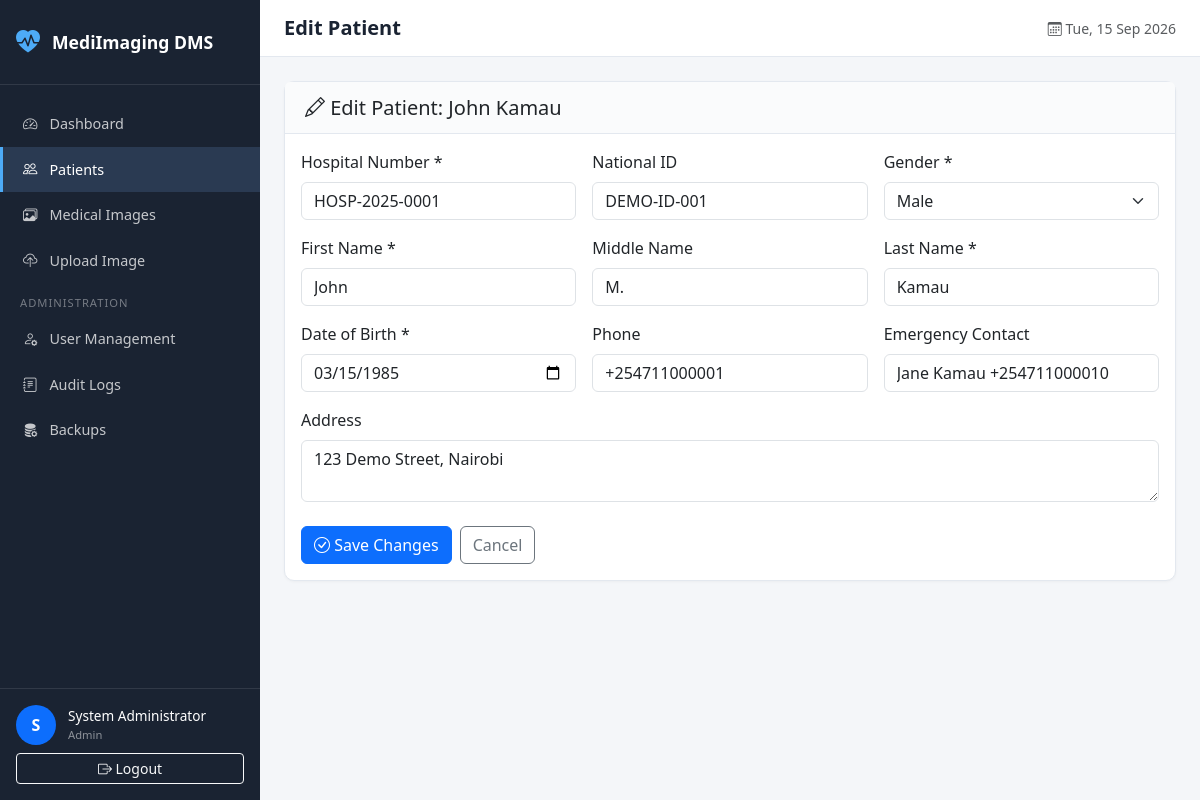
/index.php?page=patients&action=edit&id=1 (signed in), run on the app's committed database.
### tables this page shows
CREATE TABLE `users` (
  `user_id` INT UNSIGNED NOT NULL AUTO_INCREMENT,
  `full_name` VARCHAR(150) NOT NULL,
  `username` VARCHAR(50) NOT NULL,
  `email` VARCHAR(150) NOT NULL,
  `phone` VARCHAR(20) DEFAULT NULL,
  `password_hash` VARCHAR(255) NOT NULL,
  `role_id` INT UNSIGNED NOT NULL,
  `account_status` ENUM('active','disabled','locked') NOT NULL DEFAULT 'active',
  `failed_login_attempts` TINYINT UNSIGNED NOT NULL DEFAULT 0,
  `last_login` DATETIME DEFAULT NULL,
  `created_at` TIMESTAMP NOT NULL DEFAULT CURRENT_TIMESTAMP,
  `updated_at` TIMESTAMP NOT NULL DEFAULT CURRENT_TIMESTAMP ON UPDATE CURRENT_TIMESTAMP,
  PRIMARY KEY (`user_id`),
  UNIQUE KEY `uk_username` (`username`),
  UNIQUE KEY `uk_email` (`email`),
  KEY `idx_role_id` (`role_id`),
  KEY `idx_account_status` (`account_status`),
  CONSTRAINT `fk_users_role` FOREIGN KEY (`role_id`) 
    REFERENCES `roles` (`role_id`) ON UPDATE CASCADE ON DELETE RESTRICT
);

CREATE TABLE `patients` (
  `patient_id` INT UNSIGNED NOT NULL AUTO_INCREMENT,
  `hospital_number` VARCHAR(30) NOT NULL,
  `first_name` VARCHAR(80) NOT NULL,
  `middle_name` VARCHAR(80) DEFAULT NULL,
  `last_name` VARCHAR(80) NOT NULL,
  `date_of_birth` DATE NOT NULL,
  `gender` ENUM('Male','Female','Other') NOT NULL,
  `national_id` VARCHAR(30) DEFAULT NULL,
  `phone` VARCHAR(20) DEFAULT NULL,
  `address` VARCHAR(255) DEFAULT NULL,
  `emergency_contact` VARCHAR(150) DEFAULT NULL,
  `record_status` ENUM('active','archived') NOT NULL DEFAULT 'active',
  `registered_by` INT UNSIGNED DEFAULT NULL,
  `created_at` TIMESTAMP NOT NULL DEFAULT CURRENT_TIMESTAMP,
  `updated_at` TIMESTAMP NOT NULL DEFAULT CURRENT_TIMESTAMP ON UPDATE CURRENT_TIMESTAMP,
  PRIMARY KEY (`patient_id`),
  UNIQUE KEY `uk_hospital_number` (`hospital_number`),
  KEY `idx_patient_name` (`last_name`, `first_name`),
  KEY `idx_record_status` (`record_status`),
  KEY `idx_registered_by` (`registered_by`),
  CONSTRAINT `fk_patients_user` FOREIGN KEY (`registered_by`) 
    REFERENCES `users` (`user_id`) ON UPDATE CASCADE ON DELETE SET NULL
);

### controllers/PatientController.php (called while the page is built, shortened)
<?php
class PatientController
{
    public function edit(): void
    {
        $id = (int) ($_GET['id'] ?? 0);
        $patient = Patient::find($id);
        require APP_ROOT . '/views/patients/edit.php';
    }
}

### core/Auth.php (called while the page is built, shortened)
<?php
class Auth
{
    private static ?array $user = null;
    public static function check(): bool
    {
        return isset($_SESSION['user_id']);
    }
    public static function user(): ?array
    {
        if (self::$user === null && self::check()) {
            $db = Database::getInstance();
            $stmt = $db->prepare("
                SELECT u.*, r.role_name
                FROM users u
                INNER JOIN roles r ON u.role_id = r.role_id
                WHERE u.user_id = ?
                LIMIT 1
            ");
            $stmt->execute([$_SESSION['user_id']]);
            self::$user = $stmt->fetch() ?: null;
        }
        return self::$user;
    }
    public static function role(): ?string
    {
        return $_SESSION['role'] ?? null;
    }
    public static function isRole(string ...$roles): bool
    {
        return in_array(self::role(), $roles, true);
    }
    public static function hasPermission(string $permission): bool
    {
        $permissions = [
            ROLE_ADMIN => [
                'manage_users', 'view_audit', 'perform_backup',
                'register_patient', 'edit_patient', 'view_patient',
                'upload_image', 'view_image', 'archive_image', 'search_records'
            ],
            ROLE_HEAD_NURSE => [
                'manage_nurses', 'assign_nurse_doctor', 'assign_nurse_patient',
                'manage_shifts', 'view_nursing_reports', 'view_department_audit',
                'view_patient', 'view_image', 'search_records'
            ],
            ROLE_RADIOLOGIST => [
                'view_patient', 'upload_image', 'view_image',
                'archive_image', 'search_records'
            ],
            ROLE_TECHNICIAN => [
                'register_patient', 'view_patient', 'upload_image',
                'view_image', 'search_records'
            ],
            ROLE_DOCTOR => [
                'view_patient', 'view_image', 'search_records'
            ],
            ROLE_RECORDS => [
                'register_patient', 'edit_patient', 'view_patient',
                'view_image', 'search_records'
            ],
        ];
        $role = self::role();
        return in_array($permission, $permissions[$role] ?? [], true);
    }
}

### config/database.php (called while the page is built)
<?php
return [
    'host'     => 'localhost',
    'port'     => 3306,
    'database' => 'medical_imaging_db',
    'username' => 'root',
    'password' => '',
    'charset'  => 'utf8mb4',
    'options'  => [
        PDO::ATTR_ERRMODE            => PDO::ERRMODE_EXCEPTION,
        PDO::ATTR_DEFAULT_FETCH_MODE => PDO::FETCH_ASSOC,
        PDO::ATTR_EMULATE_PREPARES   => false,
        PDO::ATTR_STRINGIFY_FETCHES  => false,
    ],
];

### core/Database.php (called while the page is built, shortened)
<?php
class Database
{
    private static ?PDO $instance = null;
    public static function getInstance(): PDO
    {
        if (self::$instance === null) {
            $config = require APP_ROOT . '/config/database.php';
            $dsn = sprintf(
                'mysql:host=%s;port=%d;dbname=%s;charset=%s',
                $config['host'],
                $config['port'],
                $config['database'],
                $config['charset']
            );
            try {
                self::$instance = new PDO(
                    $dsn,
                    $config['username'],
                    $config['password'],
                    $config['options']
                );
            } catch (PDOException $e) {
                error_log('Database connection failed: ' . $e->getMessage());
                if (defined('APP_ENV') && APP_ENV === 'development') {
                    die('Database connection failed: ' . $e->getMessage());
                }
                die('A system error occurred. Please try again later.');
            }
        }
        return self::$instance;
    }
}

### models/BaseModel.php (called while the page is built, shortened)
<?php
abstract class BaseModel
{
    protected static string $table = '';
    protected static string $primaryKey = 'id';
    protected static function db(): PDO
    {
        return Database::getInstance();
    }
    public static function find(int $id): ?array
    {
        $stmt = self::db()->prepare(
            "SELECT * FROM " . static::$table . " WHERE " . static::$primaryKey . " = ? LIMIT 1"
        );
        $stmt->execute([$id]);
        return $stmt->fetch() ?: null;
    }
}

### views/patients/edit.php (the view, shortened to what this page needs)
<?php
require APP_ROOT . '/views/layouts/main.php';
?>
<div class="card">
    <div class="card-header"><h5 class="mb-0"><i class="bi bi-pencil"></i> Edit Patient: <?= htmlspecialchars($patient['first_name'] . ' ' . $patient['last_name']) ?></h5></div>
    <div class="card-body">
        <form method="POST" novalidate>
            <div class="row g-3">
                <div class="col-md-4"><label class="form-label">Hospital Number *</label><input type="text" name="hospital_number" class="form-control" required value="<?= htmlspecialchars($patient['hospital_number']) ?>"></div>
                <div class="col-md-4"><label class="form-label">National ID</label><input type="text" name="national_id" class="form-control" value="<?= htmlspecialchars($patient['national_id'] ?? '') ?>"></div>
                <div class="col-md-4"><label class="form-label">Gender *</label>
                    <select name="gender" class="form-select" required>
                        <option value="Male" <?= $patient['gender'] === 'Male' ? 'selected' : '' ?>>Male</option>
                    </select>
                </div>
                <div class="col-md-4"><label class="form-label">First Name *</label><input type="text" name="first_name" class="form-control" required value="<?= htmlspecialchars($patient['first_name']) ?>"></div>
                <div class="col-md-4"><label class="form-label">Middle Name</label><input type="text" name="middle_name" class="form-control" value="<?= htmlspecialchars($patient['middle_name'] ?? '') ?>"></div>
                <div class="col-md-4"><label class="form-label">Last Name *</label><input type="text" name="last_name" class="form-control" required value="<?= htmlspecialchars($patient['last_name']) ?>"></div>
                <div class="col-md-4"><label class="form-label">Date of Birth *</label><input type="date" name="date_of_birth" class="form-control" required max="<?= date('Y-m-d') ?>" value="<?= htmlspecialchars($patient['date_of_birth']) ?>"></div>
                <div class="col-md-4"><label class="form-label">Phone</label><input type="text" name="phone" class="form-control" value="<?= htmlspecialchars($patient['phone'] ?? '') ?>"></div>
                <div class="col-md-4"><label class="form-label">Emergency Contact</label><input type="text" name="emergency_contact" class="form-control" value="<?= htmlspecialchars($patient['emergency_contact'] ?? '') ?>"></div>
                <div class="col-12"><label class="form-label">Address</label><textarea name="address" class="form-control" rows="2"><?= htmlspecialchars($patient['address'] ?? '') ?></textarea></div>
            </div>
            <div class="mt-4 d-flex gap-2">
                <button type="submit" class="btn btn-primary"><i class="bi bi-check-circle"></i> Save Changes</button>
                <a href="<?= BASE_URL ?>/index.php?page=patients&action=view&id=<?= $patient['patient_id'] ?>" class="btn btn-outline-secondary">Cancel</a>
            </div>
        </form>
    </div>
</div>
<?php require APP_ROOT . '/views/layouts/footer.php'; ?>

### views/layouts/sidebar.php (shortened to what this page needs)
<aside class="sidebar" id="sidebar">
    <div class="sidebar-brand">
        <i class="bi bi-heart-pulse-fill"></i>
        <span><?= APP_NAME ?></span>
    </div>
    <nav class="sidebar-nav">
        <a href="<?= BASE_URL ?>/index.php?page=dashboard"
           class="nav-link <?= ($currentPage ?? '') === 'dashboard' ? 'active' : '' ?>">
            <i class="bi bi-speedometer2"></i>
            <span>Dashboard</span>
        </a>
        <?php if (Auth::hasPermission('view_patient')): ?>
        <a href="<?= BASE_URL ?>/index.php?page=patients"
           class="nav-link <?= ($currentPage ?? '') === 'patients' ? 'active' : '' ?>">
            <i class="bi bi-people"></i>
            <span>Patients</span>
        </a>
        <?php endif; ?>
        <?php if (Auth::hasPermission('view_image')): ?>
        <a href="<?= BASE_URL ?>/index.php?page=imaging"
           class="nav-link <?= ($currentPage ?? '') === 'imaging' ? 'active' : '' ?>">
            <i class="bi bi-images"></i>
            <span>Medical Images</span>
        </a>
        <?php endif; ?>
        <?php if (Auth::hasPermission('upload_image')): ?>
        <a href="<?= BASE_URL ?>/index.php?page=imaging&action=upload"
           class="nav-link <?= ($currentPage ?? '') === 'imaging' && ($currentAction ?? '') === 'upload' ? 'active' : '' ?>">
            <i class="bi bi-cloud-upload"></i>
            <span>Upload Image</span>
        </a>
        <?php endif; ?>
        <?php if (Auth::isRole(ROLE_ADMIN)): ?>
        <div class="sidebar-divider">Administration</div>
        <a href="<?= BASE_URL ?>/index.php?page=users"
           class="nav-link <?= ($currentPage ?? '') === 'users' ? 'active' : '' ?>">
            <i class="bi bi-person-gear"></i>
            <span>User Management</span>
        </a>
        <a href="<?= BASE_URL ?>/index.php?page=audit"
           class="nav-link <?= ($currentPage ?? '') === 'audit' ? 'active' : '' ?>">
            <i class="bi bi-journal-text"></i>
            <span>Audit Logs</span>
        </a>
        <a href="<?= BASE_URL ?>/index.php?page=backups"
           class="nav-link <?= ($currentPage ?? '') === 'backups' ? 'active' : '' ?>">
            <i class="bi bi-database-fill-gear"></i>
            <span>Backups</span>
        </a>
        <?php endif; ?>
    </nav>
    <div class="sidebar-footer">
        <div class="user-info">
            <div class="user-avatar">
                <?= strtoupper(substr(Auth::user()['full_name'] ?? 'U', 0, 1)) ?>
            </div>
            <div class="user-details">
                <span class="user-name"><?= htmlspecialchars(Auth::user()['full_name'] ?? 'User') ?></span>
                <span class="user-role"><?= htmlspecialchars(ucfirst(str_replace('_', ' ', Auth::role() ?? ''))) ?></span>
            </div>
        </div>
        <a href="<?= BASE_URL ?>/logout.php" class="btn btn-outline-light btn-sm w-100 mt-2">
            <i class="bi bi-box-arrow-right"></i> Logout
        </a>
    </div>
</aside>

### public/css/style.css (style rules this page uses)
:root { --sidebar-width: 260px; --primary: #0d6efd; --sidebar-bg: #1a2332; --sidebar-hover: #2a3a52; --content-bg: #f4f6f9; }
* { box-sizing: border-box; }
body { font-family: 'Segoe UI', system-ui, -apple-system, sans-serif; background: var(--content-bg); color: #2c3e50; margin: 0; }
.sidebar { width: var(--sidebar-width); background: var(--sidebar-bg); color: #fff; display: flex; flex-direction: column; position: fixed; top: 0; left: 0; height: 100vh; z-index: 1000; transition: transform 0.3s ease; }
.sidebar-brand { padding: 1.5rem 1rem; display: flex; align-items: center; gap: 0.75rem; font-size: 1.1rem; font-weight: 600; border-bottom: 1px solid rgba(255,255,255,0.1); }
.sidebar-brand i { color: #4dabf7; font-size: 1.5rem; }
.sidebar-nav { flex: 1; padding: 1rem 0; overflow-y: auto; }
.sidebar-nav .nav-link { color: rgba(255,255,255,0.75); padding: 0.75rem 1.25rem; display: flex; align-items: center; gap: 0.75rem; text-decoration: none; border-left: 3px solid transparent; transition: all 0.2s; font-size: 0.9rem; }
.sidebar-nav .nav-link.active { background: var(--sidebar-hover); color: #fff; border-left-color: #4dabf7; }
.sidebar-divider { padding: 0.75rem 1.25rem 0.25rem; font-size: 0.7rem; text-transform: uppercase; letter-spacing: 1px; color: rgba(255,255,255,0.4); }
.sidebar-footer { padding: 1rem; border-top: 1px solid rgba(255,255,255,0.1); }
.user-info { display: flex; align-items: center; gap: 0.75rem; }
.user-avatar { width: 40px; height: 40px; border-radius: 50%; background: var(--primary); display: flex; align-items: center; justify-content: center; font-weight: 600; flex-shrink: 0; }
.user-details { display: flex; flex-direction: column; overflow: hidden; }
.user-name { font-size: 0.85rem; font-weight: 500; white-space: nowrap; overflow: hidden; text-overflow: ellipsis; }
.user-role { font-size: 0.7rem; color: rgba(255,255,255,0.5); }
.card { border: 1px solid #e3e8ef; border-radius: 10px; box-shadow: 0 1px 3px rgba(0,0,0,0.04); }
.card-header { background: #fafbfc; border-bottom: 1px solid #e3e8ef; padding: 0.85rem 1.25rem; }

### data on the page
users: full_name "S", full_name "System Administrator"
patients: first_name+last_name "John Kamau", hospital_number "HOSP-2025-0001", national_id "DEMO-ID-001", gender "Male", first_name "John", middle_name "M.", last_name "Kamau", date_of_birth "03/15/1985", phone "+254711000001", emergency_contact "Jane Kamau +254711000010", address "123 Demo Street, Nairobi"

### other printed values
APP_NAME "MediImaging DMS"
str_replace('_', ' ', Auth::role() ?? '') "Admin"
$pageTitle "Edit Patient"
